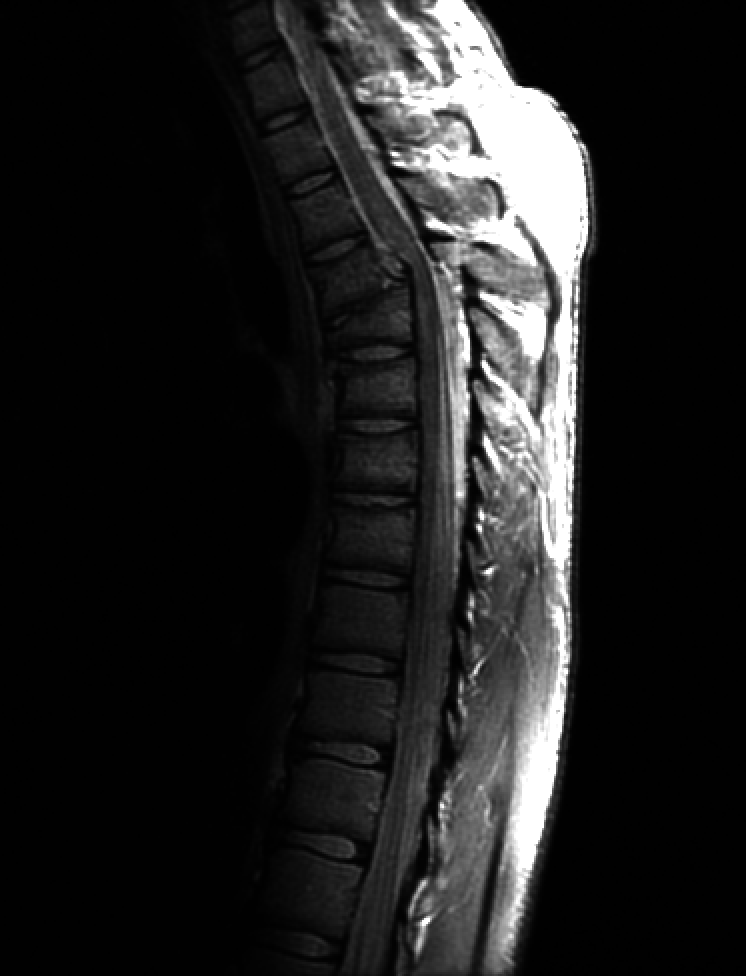
#> input picture img/Fig0308.tif, 746 x 976 px
$ python projeto_04_transformacao_potencia.py
#> lines starting #> are read from the running program, lines starting #| are printed output that depends on the picture
import math
from PIL import Image

# Entrada do numero
number = int(input('Digite aqui o parametro C'))
#> the answer given: 3
lambd =  float(input('Digite aqui o parametro gamma'))
#> the answer given: 3

# Path da imagem
src_img = '../img/Fig0308.tif'

# Imagem de entrada
in_img = Image.open(src_img)
#> in_img is the input picture: PIL image 746x976 L; min 0, max 255, mean 32.6


[M, N] = in_img.size
#> M = 746; N = 976

# Imagem de saida
out_img = Image.new("L", (M,N))
#> out_img: PIL image 746x976 L; every value is 0
out_pixel = out_img.load()

# Carrega na variavel a imagem de entrada
in_pixel = in_img.load()

#Calculando os n�veis de cinza para imagem
for m in range(M):
    for n in range(N):
        out_pixel[m,n] = round(number*((in_pixel[m,n]) ** lambd))


out_img.save('out_image_python-po'+ str(number) + '.png', 'png')
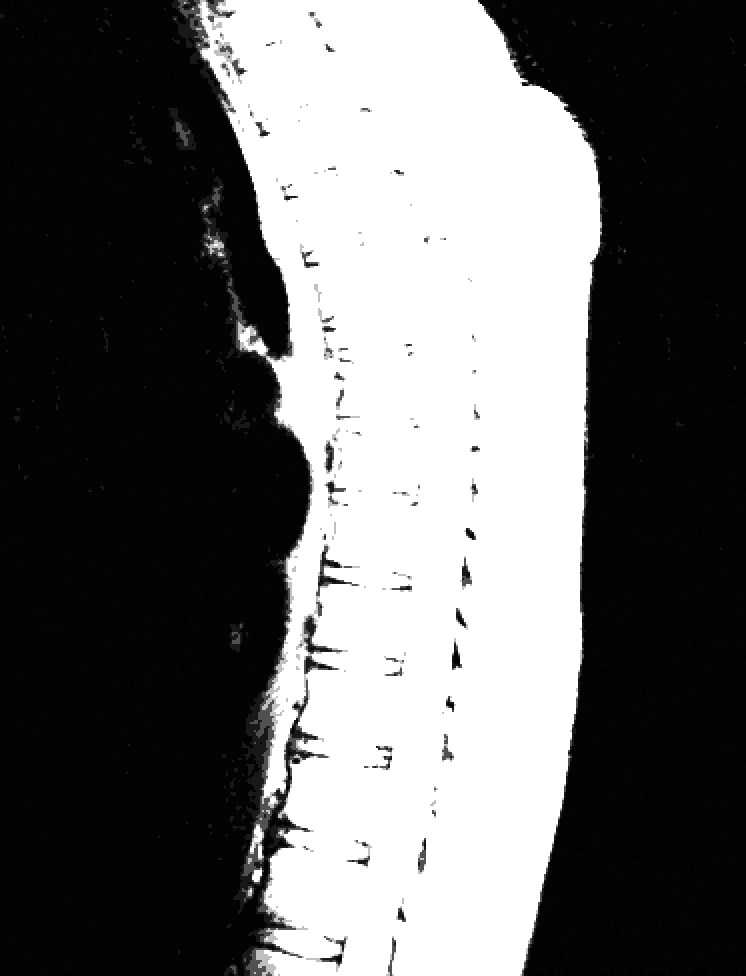
#> saved as out_image_python-po3.png: PIL image 746x976 L; min 0, max 255, mean 103.2

out_img.show()

$ run again, with img/Fig0219.tif copied over img/Fig0308.tif
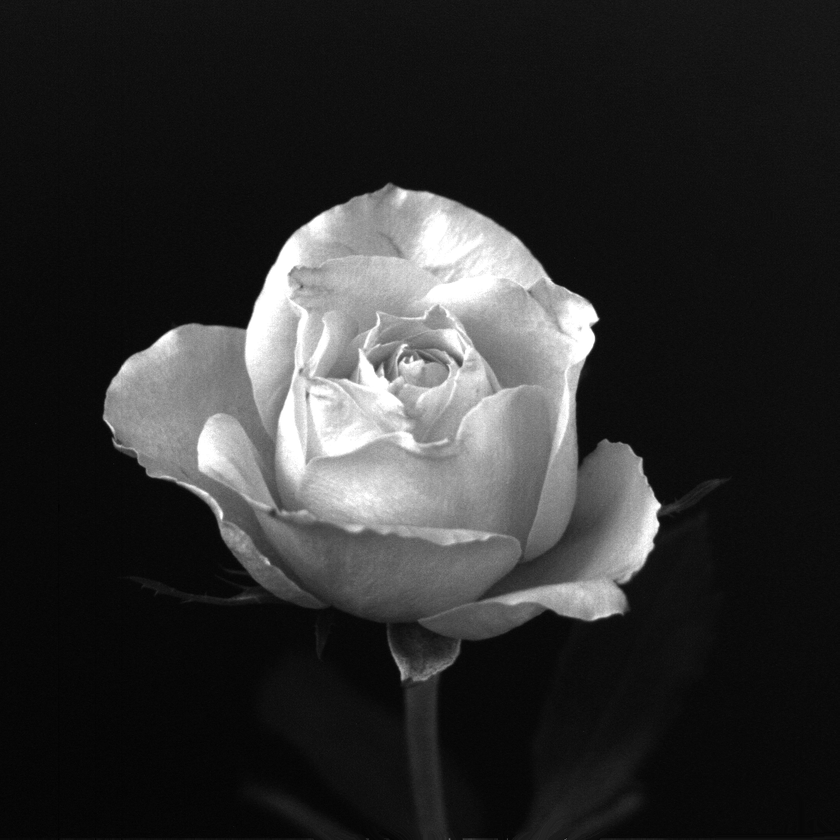
#> input picture img/Fig0219.tif, 840 x 840 px, shrunk from 1024 x 1024 before the run
#> in_img is the input picture: PIL image 840x840 L; min 0, max 255, mean 46.8
#> out_img: PIL image 840x840 L; every value is 0
#> `out_img.save('out_image_python-po'+ str(number) + '.png', 'png')`:
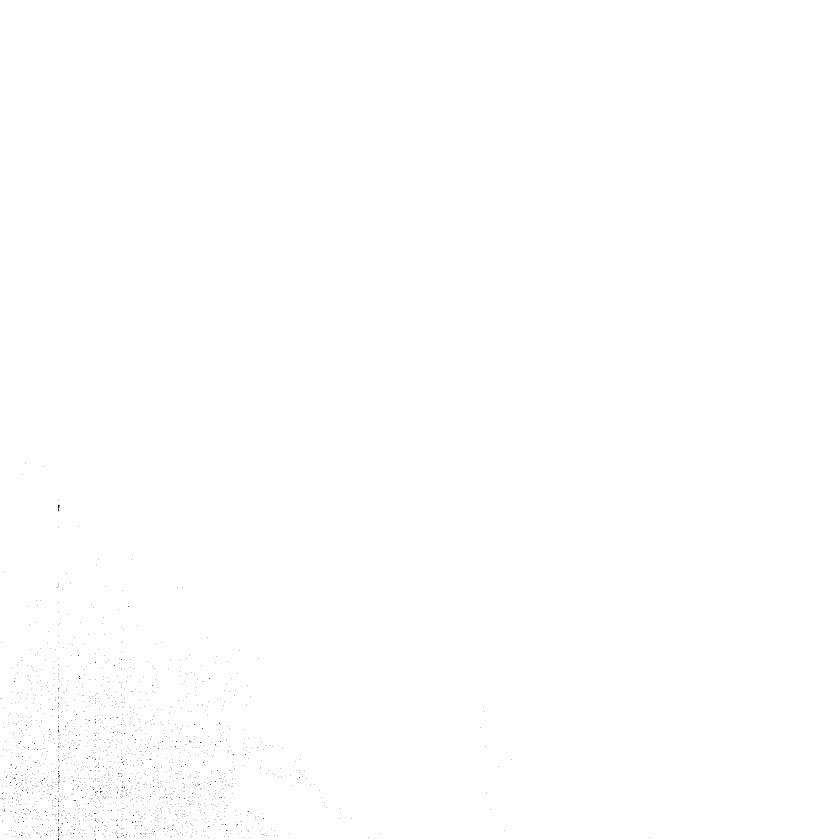
#> saved as out_image_python-po3.png: PIL image 840x840 L; min 0, max 255, mean 254.8

$ run again, with img/Fig0338.tif copied over img/Fig0308.tif
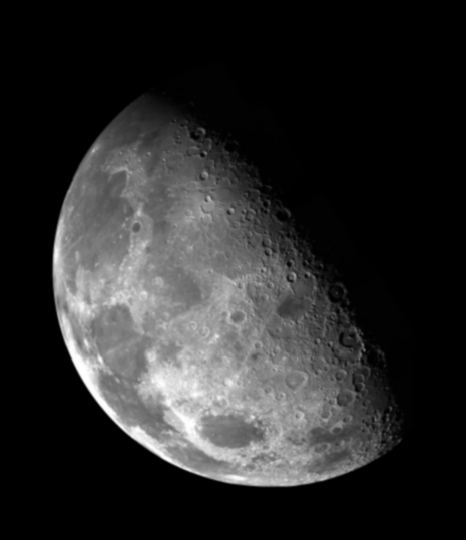
#> input picture img/Fig0338.tif, 466 x 540 px
#> in_img is the input picture: PIL image 466x540 L; min 0, max 254, mean 42.7
#> out_img: PIL image 466x540 L; every value is 0
#> `out_img.save('out_image_python-po'+ str(number) + '.png', 'png')`:
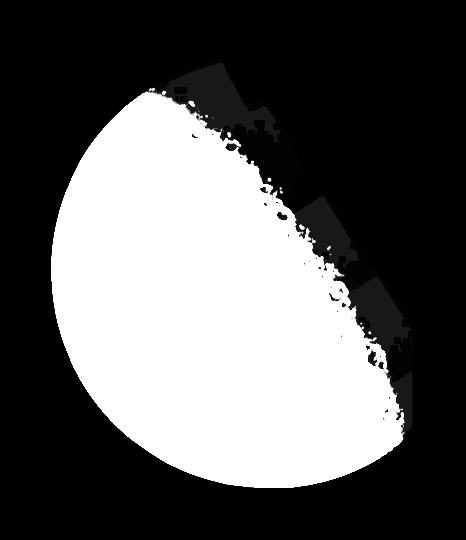
#> saved as out_image_python-po3.png: PIL image 466x540 L; min 0, max 255, mean 94.3
